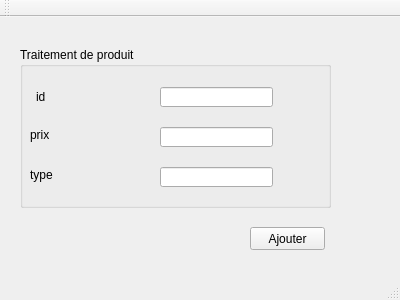
<?xml version="1.0" encoding="UTF-8"?>
<ui version="4.0">
 <class>MainWindow</class>
 <widget class="QMainWindow" name="MainWindow">
  <property name="geometry">
   <rect>
    <x>0</x>
    <y>0</y>
    <width>400</width>
    <height>300</height>
   </rect>
  </property>
  <property name="windowTitle">
   <string>Gestion des Clients</string>
  </property>
  <widget class="QWidget" name="centralWidget">
   <widget class="QGroupBox" name="groupBox">
    <property name="geometry">
     <rect>
      <x>20</x>
      <y>30</y>
      <width>311</width>
      <height>161</height>
     </rect>
    </property>
    <property name="title">
     <string>Traitement de produit</string>
    </property>
    <widget class="QLabel" name="label">
     <property name="geometry">
      <rect>
       <x>16</x>
       <y>40</y>
       <width>41</width>
       <height>20</height>
      </rect>
     </property>
     <property name="text">
      <string>id</string>
     </property>
    </widget>
    <widget class="QLabel" name="label_2">
     <property name="geometry">
      <rect>
       <x>10</x>
       <y>80</y>
       <width>47</width>
       <height>16</height>
      </rect>
     </property>
     <property name="text">
      <string>prix</string>
     </property>
    </widget>
    <widget class="QLabel" name="label_3">
     <property name="geometry">
      <rect>
       <x>10</x>
       <y>120</y>
       <width>47</width>
       <height>16</height>
      </rect>
     </property>
     <property name="text">
      <string>type</string>
     </property>
    </widget>
    <widget class="QLineEdit" name="lineEdit">
     <property name="geometry">
      <rect>
       <x>140</x>
       <y>40</y>
       <width>113</width>
       <height>20</height>
      </rect>
     </property>
    </widget>
    <widget class="QLineEdit" name="lineEdit_2">
     <property name="geometry">
      <rect>
       <x>140</x>
       <y>80</y>
       <width>113</width>
       <height>20</height>
      </rect>
     </property>
    </widget>
    <widget class="QLineEdit" name="lineEdit_3">
     <property name="geometry">
      <rect>
       <x>140</x>
       <y>120</y>
       <width>113</width>
       <height>20</height>
      </rect>
     </property>
    </widget>
   </widget>
   <widget class="QPushButton" name="pushButton">
    <property name="geometry">
     <rect>
      <x>250</x>
      <y>210</y>
      <width>75</width>
      <height>23</height>
     </rect>
    </property>
    <property name="text">
     <string>Ajouter</string>
    </property>
   </widget>
  </widget>
  <widget class="QMenuBar" name="menuBar">
   <property name="geometry">
    <rect>
     <x>0</x>
     <y>0</y>
     <width>400</width>
     <height>26</height>
    </rect>
   </property>
  </widget>
  <widget class="QToolBar" name="mainToolBar">
   <attribute name="toolBarArea">
    <enum>TopToolBarArea</enum>
   </attribute>
   <attribute name="toolBarBreak">
    <bool>false</bool>
   </attribute>
  </widget>
  <widget class="QStatusBar" name="statusBar"/>
 </widget>
 <layoutdefault spacing="6" margin="11"/>
 <resources/>
 <connections/>
</ui>
